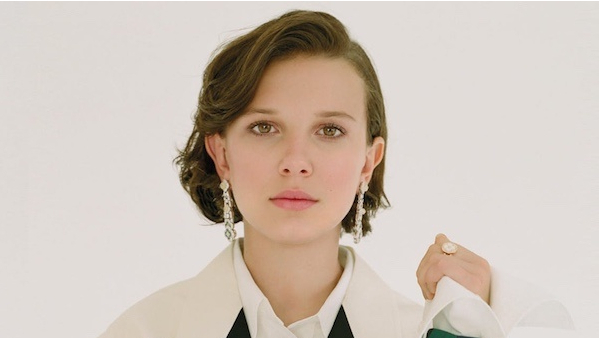
#> input picture list_03/eleven2.jpg, 600 x 338 px
$ python test_01.py
#> lines starting #> are read from the running program, lines starting #| are printed output that depends on the picture
import numpy as np, math
from PIL import Image

I2 = Image.open('eleven2.jpg')
#> I2 is the input picture: PIL image 600x338 RGB; mean R, G, B 206.7, 194.3, 184
I2 = I2.convert('L')
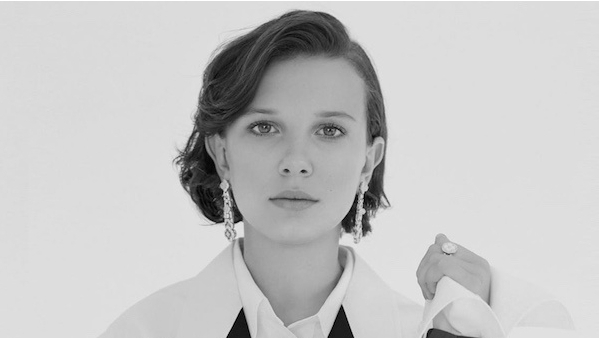
#> I2: PIL image 600x338 L; min 0, max 255, mean 196.8

I = Image.open('finn.png')
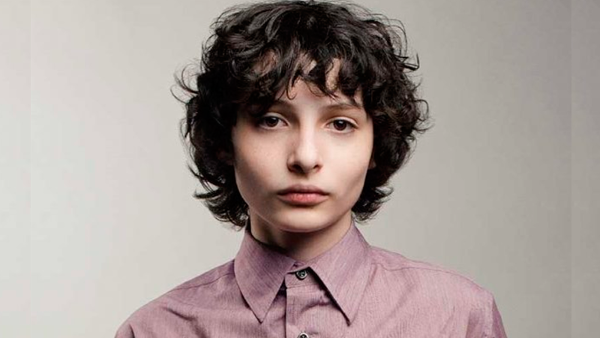
#> input picture list_03/finn.png, 600 x 338 px
#> I is the input picture: PIL image 600x338 RGB; mean R, G, B 166.4, 154.4, 150.1
I = I.convert('L')
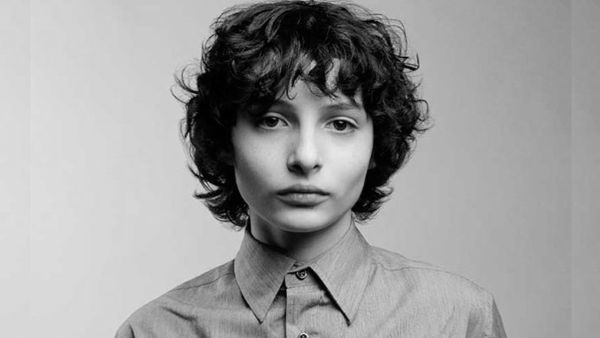
#> I: PIL image 600x338 L; min 0, max 236, mean 157.4


def passaaltaideal(image):
    a = np.asarray(image)
    A = np.fft.fft2(a)
    A = np.fft.fftshift(A)

    for u in range(image.size[0]):
        for v in range(image.size[1]):
            u1 = u - image.size[0]/2
            v1 = v - image.size[1]/2
            Duv = math.sqrt(u1*u1 + v1*v1)
            if Duv > 100:
                Huv = 1
            else:
                Huv = 0
            A[v][u] = Huv*A[v][u]


    Image.fromarray(abs(A)/800)

    return A

def passabaixaideal(image):
    a = np.asarray(image)
    A = np.fft.fft2(a)
    A = np.fft.fftshift(A)

    for u in range(image.size[0]):
        for v in range(image.size[1]):
            u1 = u - image.size[0]/2
            v1 = v - image.size[1]/2
            Duv = math.sqrt(u1*u1 + v1*v1)
            if Duv < 20:
                Huv = 1
            else:
                Huv = 0
            A[v][u] = Huv*A[v][u]

    Image.fromarray(abs(A)/800)

    return A

pbi = passabaixaideal(I)
pai = passaaltaideal(I2)

output = pbi + pai
output = Image.fromarray(np.abs(np.fft.ifft2(output)).astype(np.uint8))
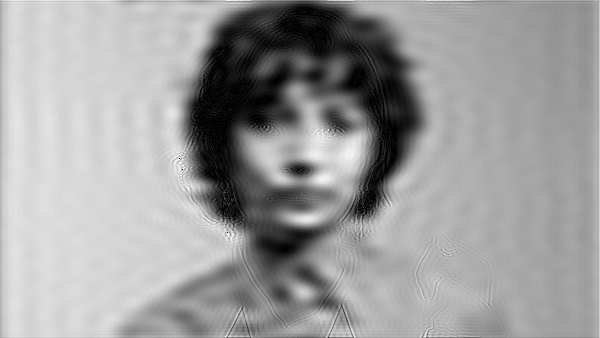
#> output: PIL image 600x338 L; min 0, max 255, mean 157.2
output.show()
